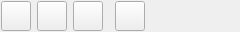
<?xml version="1.0" encoding="UTF-8"?>
<ui version="4.0">
 <class>AVControl</class>
 <widget class="QWidget" name="AVControl">
  <property name="geometry">
   <rect>
    <x>0</x>
    <y>0</y>
    <width>240</width>
    <height>32</height>
   </rect>
  </property>
  <layout class="QHBoxLayout" name="horizontalLayout">
   <property name="margin">
    <number>1</number>
   </property>
   <item>
    <widget class="QToolButton" name="chkbtnCameraOn">
     <property name="sizePolicy">
      <sizepolicy hsizetype="Fixed" vsizetype="Fixed">
       <horstretch>20</horstretch>
       <verstretch>20</verstretch>
      </sizepolicy>
     </property>
     <property name="minimumSize">
      <size>
       <width>30</width>
       <height>30</height>
      </size>
     </property>
     <property name="maximumSize">
      <size>
       <width>30</width>
       <height>30</height>
      </size>
     </property>
     <property name="checkable">
      <bool>true</bool>
     </property>
    </widget>
   </item>
   <item>
    <widget class="QToolButton" name="chkbtnHQ">
     <property name="sizePolicy">
      <sizepolicy hsizetype="Fixed" vsizetype="Fixed">
       <horstretch>20</horstretch>
       <verstretch>20</verstretch>
      </sizepolicy>
     </property>
     <property name="minimumSize">
      <size>
       <width>28</width>
       <height>30</height>
      </size>
     </property>
     <property name="maximumSize">
      <size>
       <width>30</width>
       <height>30</height>
      </size>
     </property>
     <property name="checkable">
      <bool>true</bool>
     </property>
    </widget>
   </item>
   <item>
    <widget class="QToolButton" name="chkbtnMicOn">
     <property name="sizePolicy">
      <sizepolicy hsizetype="Fixed" vsizetype="Fixed">
       <horstretch>20</horstretch>
       <verstretch>20</verstretch>
      </sizepolicy>
     </property>
     <property name="minimumSize">
      <size>
       <width>30</width>
       <height>30</height>
      </size>
     </property>
     <property name="maximumSize">
      <size>
       <width>30</width>
       <height>30</height>
      </size>
     </property>
     <property name="checkable">
      <bool>true</bool>
     </property>
    </widget>
   </item>
   <item>
    <widget class="RVolumeControl" name="hslSoundVolume" native="true"/>
   </item>
   <item>
    <widget class="QToolButton" name="btnAudioSettings">
     <property name="sizePolicy">
      <sizepolicy hsizetype="Fixed" vsizetype="Fixed">
       <horstretch>20</horstretch>
       <verstretch>20</verstretch>
      </sizepolicy>
     </property>
     <property name="minimumSize">
      <size>
       <width>30</width>
       <height>30</height>
      </size>
     </property>
     <property name="maximumSize">
      <size>
       <width>30</width>
       <height>30</height>
      </size>
     </property>
    </widget>
   </item>
   <item>
    <spacer name="horizontalSpacer">
     <property name="orientation">
      <enum>Qt::Horizontal</enum>
     </property>
     <property name="sizeHint" stdset="0">
      <size>
       <width>40</width>
       <height>20</height>
      </size>
     </property>
    </spacer>
   </item>
  </layout>
 </widget>
 <layoutdefault spacing="6" margin="11"/>
 <customwidgets>
  <customwidget>
   <class>RVolumeControl</class>
   <extends>QWidget</extends>
   <header>rvolumecontrol.h</header>
   <container>1</container>
  </customwidget>
 </customwidgets>
 <resources/>
 <connections/>
</ui>
